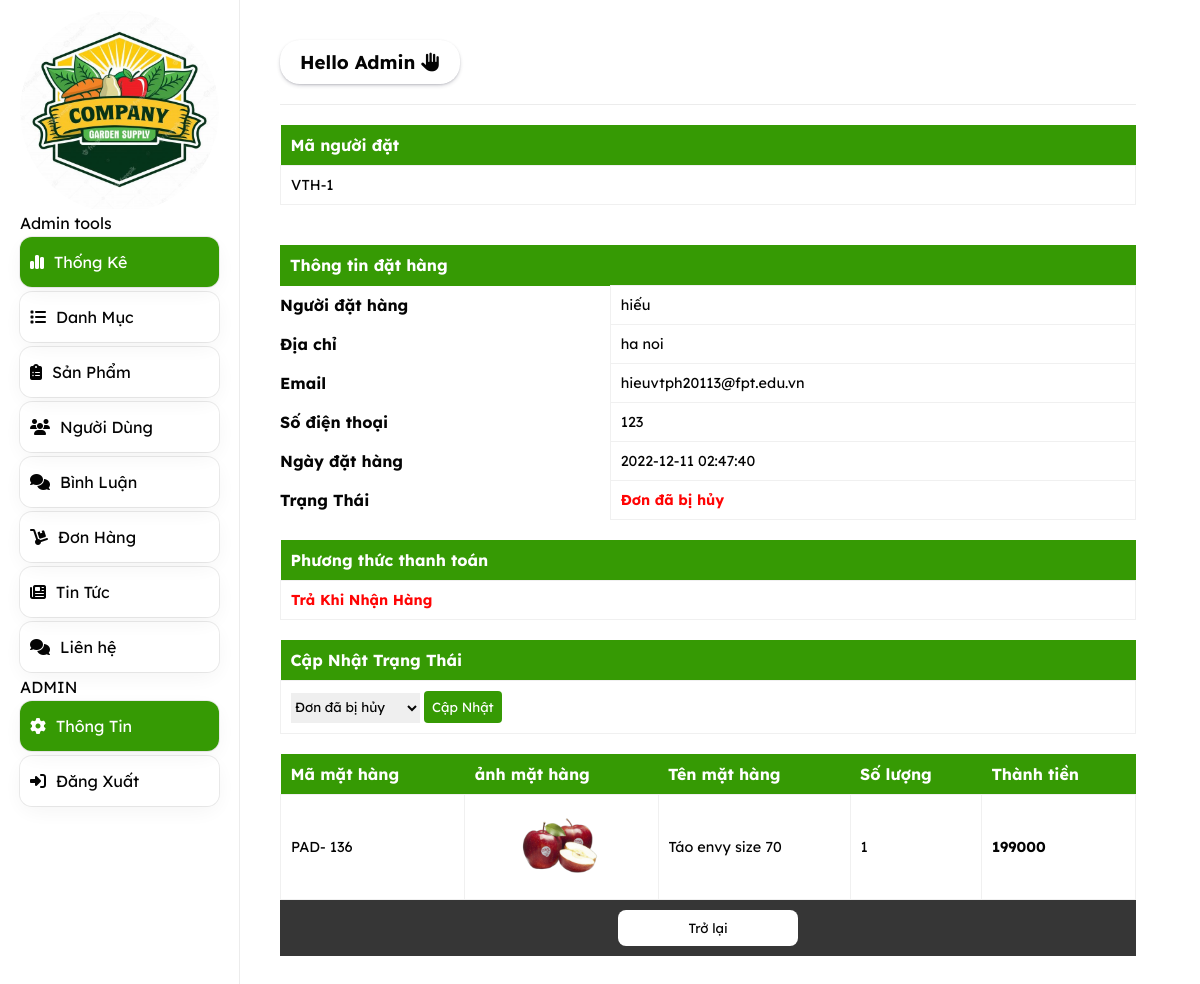
/admin/index.php?act=chitietbill&id=160, run on the app's committed database.
### tables this page shows
CREATE TABLE `bill` (
  `id` int(11) NOT NULL,
  `id_user` int(11) DEFAULT 0,
  `bill_name` varchar(255) NOT NULL,
  `name_hh` text NOT NULL,
  `soluong` int(11) NOT NULL,
  `bill_address` varchar(255) NOT NULL,
  `bill_tel` varchar(255) NOT NULL,
  `bill_email` varchar(255) NOT NULL,
  `bill_pttt` tinyint(1) DEFAULT 1 COMMENT '1.thanh toán trực tiếp  2.thanh toán bằng thẻ  3.thanh toán ',
  `ngaydathang` datetime NOT NULL,
  `total` int(1) NOT NULL DEFAULT 0,
  `bill_status` tinyint(1) NOT NULL DEFAULT 0 COMMENT '0.đơn hàng mới 1.đơn đang sử lý 2.đang giao hàng 3.đã giao hàng'
);

CREATE TABLE `cart` (
  `id` int(11) NOT NULL,
  `iduser` int(11) NOT NULL,
  `idpro` int(11) NOT NULL,
  `img` varchar(255) DEFAULT NULL,
  `name` varchar(255) DEFAULT NULL,
  `price` int(11) NOT NULL,
  `soluong` int(11) NOT NULL,
  `thanhtien` int(11) NOT NULL,
  `idbill` int(11) NOT NULL
);

### model/pdo.php (called while the page is built, shortened)
<?php
function pdo_get_connection(){
    $dburl = "mysql:host=localhost;dbname=duan1;charset=utf8";
    $username = 'root';
    $password = '';
    $conn = new PDO($dburl, $username, $password);
    $conn->setAttribute(PDO::ATTR_ERRMODE, PDO::ERRMODE_EXCEPTION);
    return $conn;
}
function pdo_query($sql){
    $sql_args = array_slice(func_get_args(), 1);
    try{
        $conn = pdo_get_connection();
        $stmt = $conn->prepare($sql);
        $stmt->execute($sql_args);
        $rows = $stmt->fetchAll();
        return $rows;
    }
    catch(PDOException $e){
        throw $e;
    }
    finally{
        unset($conn);
    }
}
function pdo_query_one($sql){
    $sql_args = array_slice(func_get_args(), 1);
    try{
        $conn = pdo_get_connection();
        $stmt = $conn->prepare($sql);
        $stmt->execute($sql_args);
        $row = $stmt->fetch(PDO::FETCH_ASSOC);
        return $row;
    }
    catch(PDOException $e){
        throw $e;
    }
    finally{
        unset($conn);
    }
}

### model/cart.php (called while the page is built, shortened)
<?php
function loadone_bill($id){
    $sql = "select * from bill where id=$id";
    $bill = pdo_query_one($sql);
 return $bill;
 }
function loadall_cart($idbill){
    $sql="select * from cart where idbill=". $idbill;
    $allbill=pdo_query($sql);
    return $allbill;
}
function get_pttt($n){
    switch($n){
        case '1';
        $tt="Trả Khi Nhận Hàng";
        break;
    }
    return $tt;
}
?>

### view/global.php (called while the page is built)
<?php
$img_path= "../public/img";
?>

### admin/bill/ccvbill.php (the view, shortened to what this page needs)
<?php
if (is_array($bill)){
    extract($bill);
    $pttt = get_pttt($bill['bill_pttt']);
}
?>
<!DOCTYPE html>
<html lang="en">
<head>
    <link rel="stylesheet" href="../public/css/style.css">
</head>
<body>
    <table>
        <thead>
            <tr>
                <th>Mã người đặt</th>
            </tr>
        </thead>
        <tbody>
                <tr>
                    <td>VTH-<?php echo $id_user?></td>
                </tr>
        </tbody>
    <table>
    <table>
        <thead>
            <tr><th colspan="2">Thông tin đặt hàng</th></tr>
        </thead>
        <tbody>
            <tr>
                <th>Người đặt hàng</th>
                <td><?php echo $bill_name?></td>
            </tr>
            <tr>
                <th>Địa chỉ</th>
                <td><?php echo $bill_address?></td>
            </tr>
            <tr>
                <th>Email</th>
                <td><?php echo $bill_email?></td>
            </tr>
            <tr>
                <th>Số điện thoại</th>
                <td><?php echo $bill_tel?></td>
            </tr>
            <tr>
                <th>Ngày đặt hàng</th>
                <td><?php echo $ngaydathang?></td>
            </tr>
            <tr>
                <th>Trạng Thái</th>
                <td><p style="color: red; font-weight: bold;">
                <?php
                if($bill_status==0){
                      echo 'Chưa xử lí';
                    }else if($bill_status==1){
                      echo ('Đã xử lí');
                    }else if($bill_status==2){
                      echo ("Đang giao hàng");
                    }else if($bill_status==3){
                      echo ("Đã Hoàn thành");
                    }else if($bill_status==4){
                      echo ("Đơn đã bị hủy");
                    }else{
                       echo "Chưa xử lí";
                    }
            ?>
                   </p>
               </td>
            </tr>
        </tbody>
    </table>
    <table>
        <thead><tr><th>Phương thức thanh toán</th></tr></thead>
        <tbody>
            <tr>
            <td><p style="color: red; font-weight: bold;"><?php echo $pttt ?></p></td>
            </tr>
        </tbody>
    </table>
    <table>
        <thead><tr><th>Cập Nhật Trạng Thái</th></tr></thead>
        <tbody>
            <tr>
            <td><p style="color: red; font-weight: bold;">
            <form action="index.php?act=update_status" method="POST">
                      <select name="bill_status" id="">
                      <option value="0">  <?php
                        if($bill_status==0){
                              echo 'Chưa xử lí';
                            }else if($bill_status==1){
                              echo ('Đã xử lí');
                            }else if($bill_status==2){
                              echo ("Đang giao hàng");
                            }else if($bill_status==3){
                              echo ("Đã Hoàn thành");
                            }else if($bill_status==4){
                              echo "Đơn đã bị hủy";
                            }else{
                              echo "Chưa xử lí";
                            }
                      ?></option>
                      </select>
                      <button type="submit">Cập Nhật</button>
                </form>
            </p></td>
            </tr>
        </tbody>
    </table>
    <table>
        <tbody>
            <thead>
                <tr>
                    <th>Mã mặt hàng</th>
                    <th>ảnh mặt hàng</th>
                    <th>Tên mặt hàng</th>
                    <th>Số lượng</th>
                    <th>Thành tiền</th>
                </tr>
                <?php
                foreach ($allbill as $bi){
                    extract($bi);
                    $img = $img_path.$img;
                    $ttien=$soluong * $price;
          echo '
                <tr>
                    <td>PAD- '.$id.'</td>
                    <td><img style="width:80px; height:80px"; src="'.$img.'"></td>
                    <td>'.$name.'</td>
                    <td>'.$soluong.'</td>
                    <td> <p style="color: black; font-weight:bold;">'.$ttien.'</p> </td>
                </tr>
                ';
            }
        ?>
            </thead>
        </tbody>
    </table>
    <form action="index.php?act=listbill" method="POST" class="table-btn">
            <input type="submit" name="back" value="Trở lại">
        </form>
</body>
</html>

### public/css/style.css (style rules this page uses)
.table-btn { width: 100%; padding: 10px; display: flex; justify-content: center; background-color: #333333; }
.table-btn input[type=button], .table-btn input[type=submit], .table-btn input[type=reset] { border: none; padding: 10px; margin: 0px 10px; border-radius: 8px; min-width: 180px; background-color: #ffff; transition: .5s; }
table { text-align: justify; width: 100%; margin-top: 20px; border-collapse: collapse; overflow: hidden; }
table thead th { background-color: #339900; padding: 10px; color: #fff; }
table tr { transition: .1s; }
table tr td { font-size: .9em; min-height: 50px; min-width: 70px; margin-bottom: 2px; padding: 10px; border: 1px solid #F0F0F0; }
table img { width: 50px; height: 50px; border-radius: 4px; margin-left: 50%; transform: translateX(-50%); }
* { padding: 0; margin: 0; box-sizing: border-box; font-family: fontAdmin; }
select { outline: none; height: 30px; border: none; }
form button[type=submit] { padding: 8px; border: none; border-radius: 4px; background-color: #339900; color: #fff; }

### data on the page
bill: id_user "1", bill_name "hiếu", bill_address "ha noi", bill_email "hieuvtph20113@fpt.edu.vn", bill_tel "123", ngaydathang "2022-12-11 02:47:40", bill_pttt "Trả Khi Nhận Hàng", bill_status "Đơn đã bị hủy"
cart: id "136", name "Táo envy size 70", soluong "1", price "199000"
